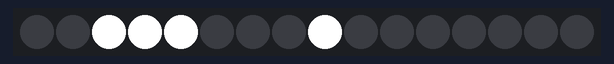
Recording of a program running on a simulated CircuitPython board. Shown: 16 RGB LEDs in strip order, left to right. Random numbers come from a fixed seed.

Above: at 0.05 s.
At 5.0 s:
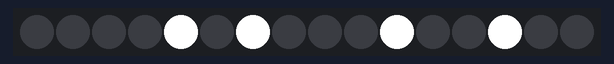
At 9.95 s:
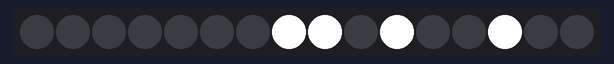
At 19.95 s:
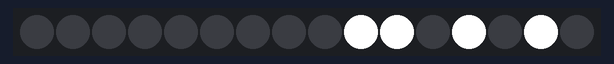
At 29.95 s:
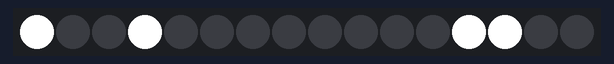
At 39.95 s:
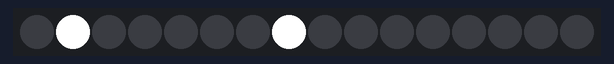

The program:

5.py
```python
import board, neopixel, time, random

pixels = neopixel.NeoPixel(board.D18, 16, auto_write=False)

while True:
    pixels.fill((0,0,0))

    for _ in range(4):
        i = random.randint(0,15)
        pixels[i] = (255,255,255)

    pixels.show()
    time.sleep(0.1)
```
